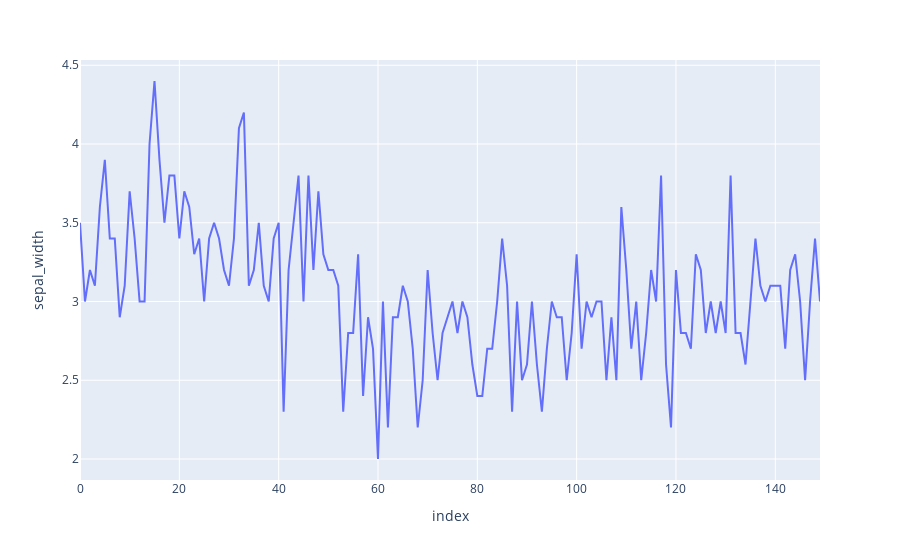

Notebook code cell kept with this figure:
### Code cell
fig = px.line(df, y="sepal_width",)
fig.show()

### Figure 1 — Plotly figure (JSON) as saved in the notebook; plotly's stock layout.template omitted (floating-point values rounded to 4 significant figures; data arrays with more than 128 entries replaced by an {"elided": "..."} marker saying what was removed)
{"data": [{"hovertemplate": "index=%{x}<br>sepal_width=%{y}<extra></extra>", "legendgroup": "", "line": {"color": "#636efa", "dash": "solid"}, "marker": {"symbol": "circle"}, "mode": "lines", "name": "", "orientation": "v", "showlegend": false, "type": "scatter", "x": {"elided": "150 int values"}, "xaxis": "x", "y": {"elided": "150 float values"}, "yaxis": "y"}], "layout": {"legend": {"tracegroupgap": 0}, "margin": {"t": 60}, "xaxis": {"anchor": "y", "domain": [0, 1], "title": {"text": "index"}}, "yaxis": {"anchor": "x", "domain": [0, 1], "title": {"text": "sepal_width"}}}}
